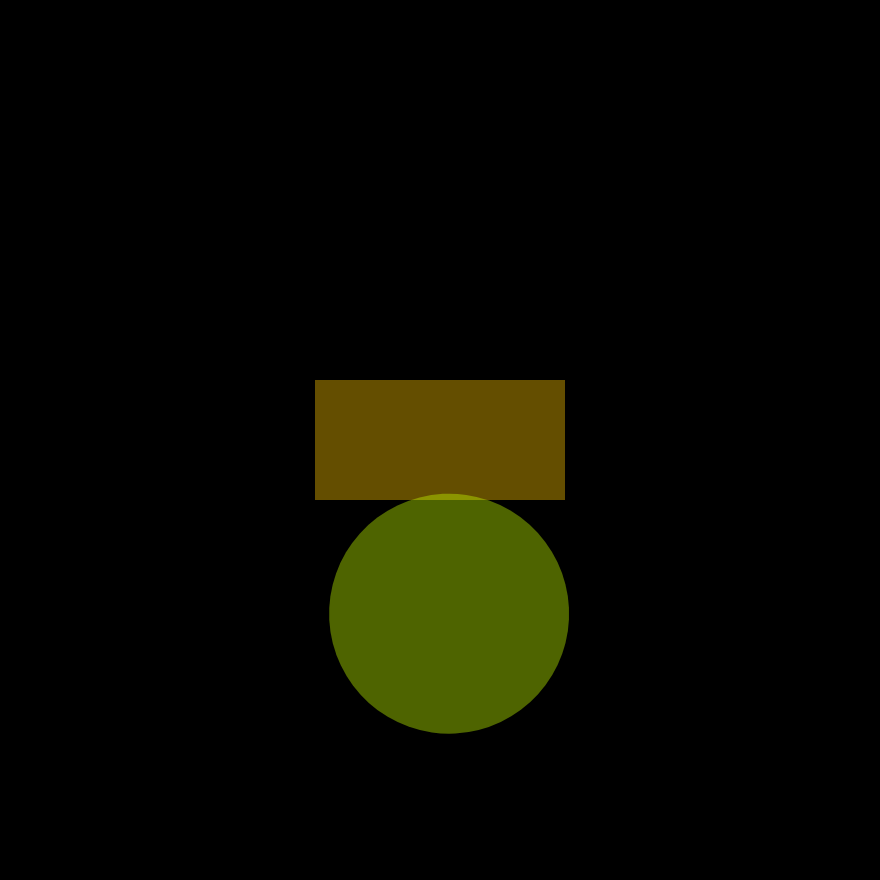
Frame 1 (no input)
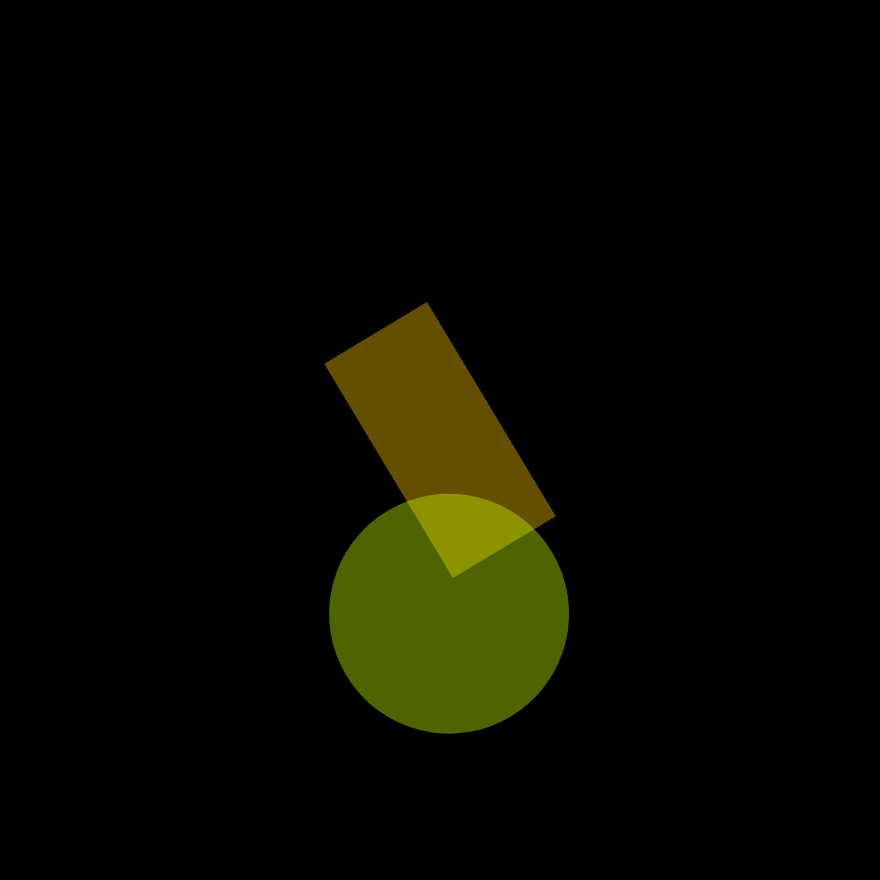
Frame 60 (no input)
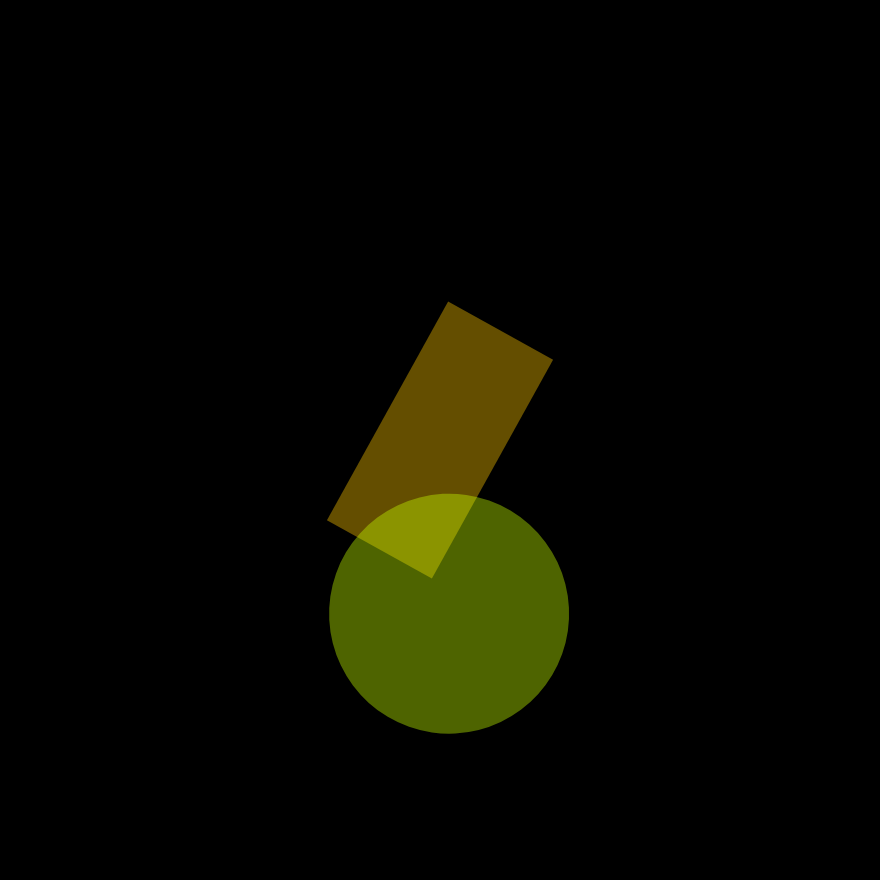
Frame 120 (the mouse pressed at the canvas centre since frame 60)

The p5.js sketch that drew these frames (run headless with seeded random() and noise() and a simulated clock; from frame 60 on, the mouse is pressed at the canvas centre):

// p5.js sketch
// ── sketch.js
let Angle = 0
let Angle2 = 42

function setup() {

  createCanvas(880,880)
  rectMode (CENTER)
  angleMode (DEGREES)
  //rect_color = color( 255, 200, 0 )

}

function draw() {

  clear()
  background(0)
  translate(width/2, height/2)

  push()
  const rect_color = color( 255, 200, 0, 100 )
  rotate( Angle++ % 360 )
  fill( rect_color )
  noStroke()
  rect( 0,0, 250, 120 )

  const sqr_color = color(200, 255, 0, 100)
  rotate( Angle2-- % 360 )
  fill( sqr_color )
  noStroke()
  square(123, 123, 240, 300)
}
